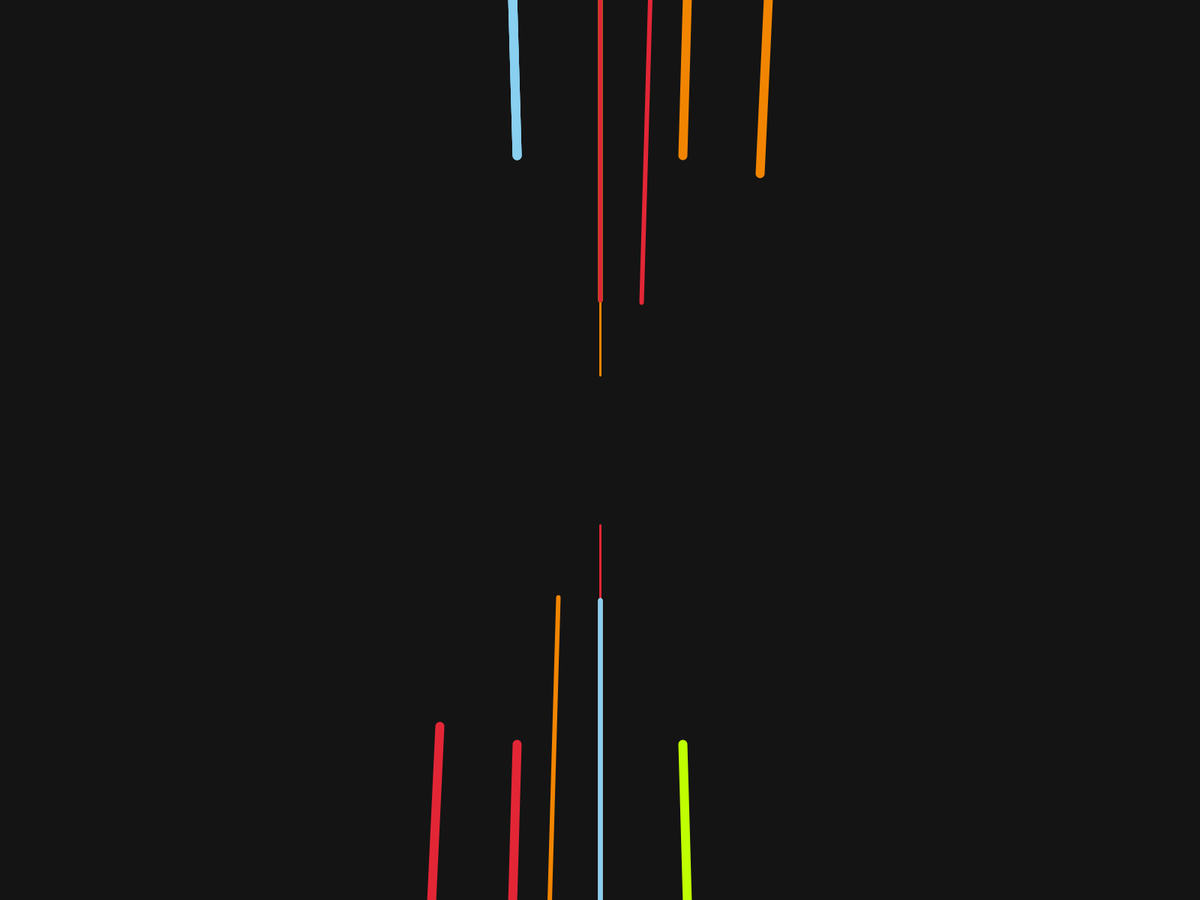
Frame 1 (no input)
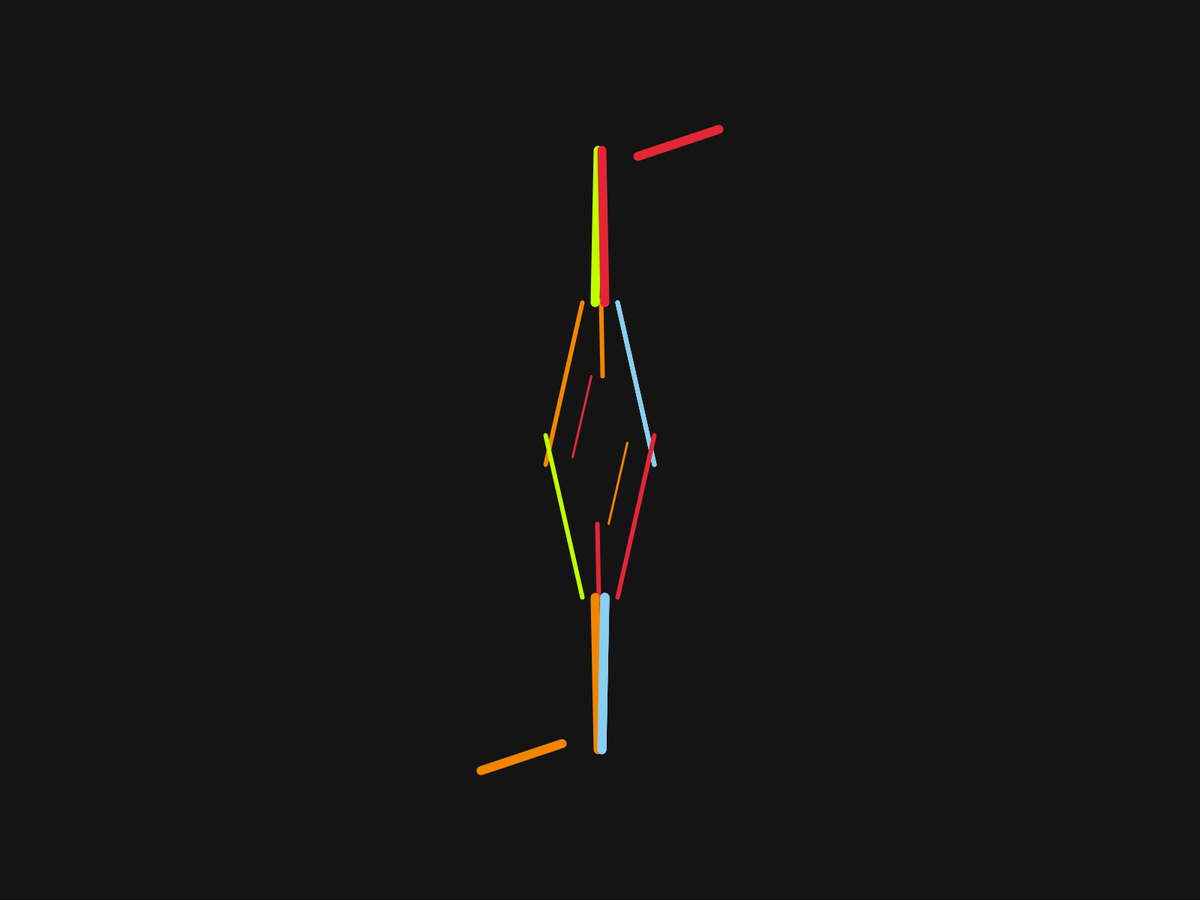
Frame 60 (the mouse pressed at the canvas centre just before this capture)
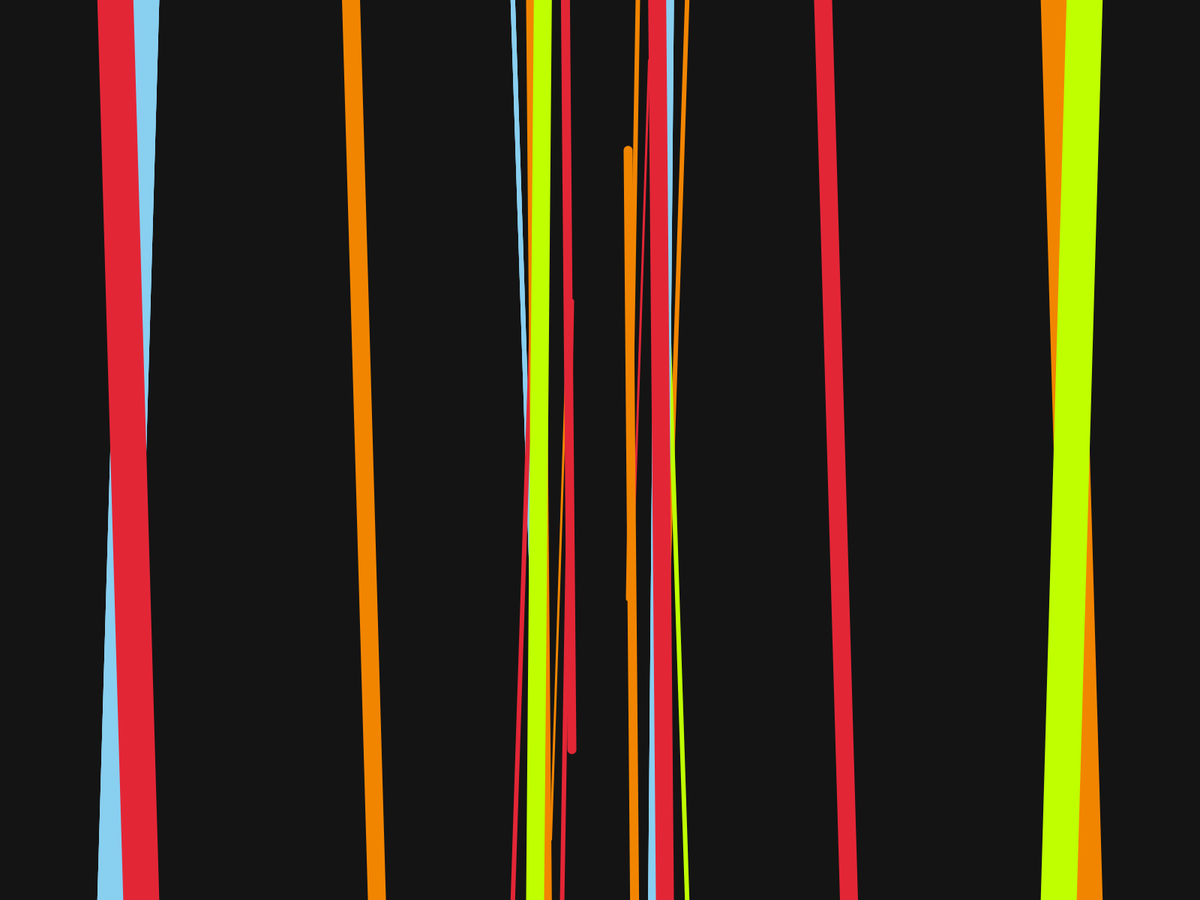
Frame 120 (the mouse held since frame 60 and released just before this capture)

The Processing sketch that drew these frames (run headless with seeded random() and noise(); from frame 60 on, the mouse is pressed at the canvas centre):

// Processing sketch: Parametric_Z1
// ── Parametric_Z1.pde
/*
   Viraj Bhartiya
   Code Freak
   Parametric Z1
   
*/

static final int NUM_LINES = 10;

float t;

void setup() {
  fullScreen();
}

void draw() {
  background(20);
  strokeWeight(3);
  translate(width/2, height/2);

  for (int i = 0; i < NUM_LINES; i++) {
    stroke(191, 255, 0 );
    stroke(137, 207, 240 );
    stroke(227, 38, 54 );
    line(-(x1(t +i*2)), y1(t+i*2), (-(x2(t+i*2))), y2(t+i*2)*2.7 );
    stroke(242, 133, 0);
    line(x1(t +i*2), (-(y1(t+i*2))), x2(t+i*2), (-(y2(t+i*2)*2.7)) );

    scale(-2);
    stroke(191, 255, 0 );
    stroke(137, 207, 240 );
    line(-(x1(t +i*2)), (-(y1(t+i*2))), (-(x2(t+i*2))), (-(y2(t+i*2)*2.7)) );
    stroke(227, 38, 54 );
    stroke(242, 133, 0);
    line(x1(t +i*2), (-(y1(t+i*2))), x2(t+i*2), (-(y2(t+i*2)*2.7)) );

    stroke(191, 255, 0 );
    line(x1(t +i*2), y1(t+i*2), x2(t+i*2), y2(t+i*2)*2.7 );
    stroke(137, 207, 240 );
    line(-(x1(t +i*2)), (-(y1(t+i*2))), (-(x2(t+i*2))), (-(y2(t+i*2)*2.7)) );
    stroke(227, 38, 54 );
    stroke(242, 133, 0);

    stroke(191, 255, 0 );
    stroke(137, 207, 240 );
    line(-(x1(t +i*2)), (-(y1(t+i*2))), (-(x2(t+i*2))), (-(y2(t+i*2)*2.7)) );
    stroke(227, 38, 54 );
    line(-(x1(t +i*2)), y1(t+i*2), (-(x2(t+i*2))), y2(t+i*2)*2.7 );
    stroke(242, 133, 0);
  } 
  t+=0.5;
}


float x1(float t) {
  return sin(t/10)*100 + sin(t/5)*20;
}
float y1(float t) {
  return cos(t /10)*100;
}
float x2(float t) {
  return sin(t/10)*200 + sin(t)*2;
}
float y2(float t) {
  return cos(t /20)*200 + cos(t/12) * 20;
}
